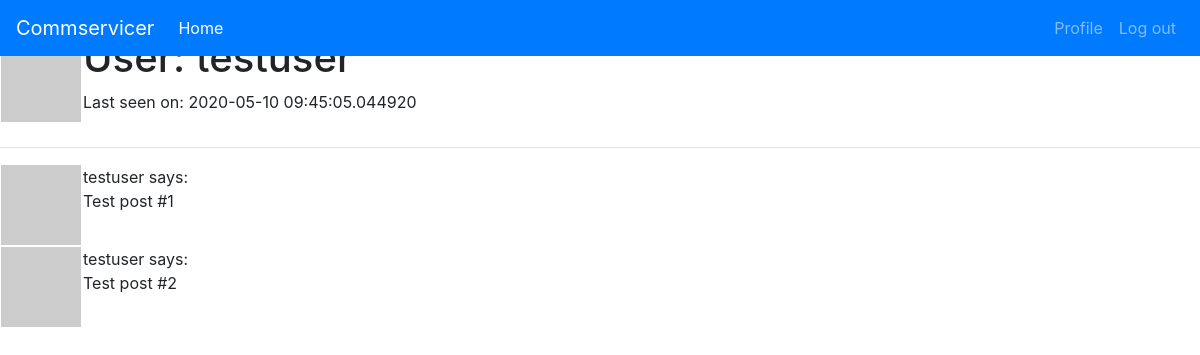
Screenshot of /user/testuser (signed in) with the database file from the repository.
### app/models.py (models this page shows, shortened)
class User(UserMixin, db.Model):
    id = db.Column(db.Integer,primary_key=True)
    username = db.Column(db.String(128),index=True,unique=True,nullable=False)
    email = db.Column(db.String(128), index=True, unique=True, nullable=False)
    password = db.Column(db.String(128),nullable=False)
    user_level = db.Column(db.Integer,nullable= False,default=3)
    posts = db.relationship('Post', backref='author', lazy='dynamic')
    about_me = db.Column(db.String(140))
    last_seen = db.Column(db.DateTime, default=datetime.utcnow)
    def avatar(self, size):
        digest = md5(self.email.lower().encode('utf-8')).hexdigest()
        return 'https://www.gravatar.com/avatar/{}?d=identicon&s={}'.format(
            digest, size)

### app/routes.py (the view)
@app.route('/user/<username>')
@login_required
def user(username):
    user = User.query.filter_by(username=username).first_or_404()
    posts = [
        {'author' : user , 'body': 'Test post #1'},
        {'author' : user,  'body': 'Test post #2'}
    ]
    return render_template('user.html',user=user, posts=posts)

### app/models.py (called while the page is built)
@login.user_loader
def load_user(id):
    return User.query.get(int(id))

### app/routes.py (called while the page is built)
@app.before_request
def before_request():
    if current_user.is_authenticated:
        current_user.last_seen = datetime.now()
        db.session.commit()

### app/templates/user.html (shortened to what this page needs)
{%  extends 'base.html' %}
{%  block content %}
    <table>
        <tr align="top">
            <td><img src="{{ user.avatar(128) }}"></td>
            <td>
                <h1>User: {{ user.username }}</h1>
                {% if user.last_seen %}<p>Last seen on: {{ user.last_seen }}</p>{% endif %}
            </td>
        </tr>
    </table>
    <hr>
    {%  for post in posts %}
        {% include '_post.html' %}
    {%  endfor %}
{% endblock %}

### app/templates/_post.html
<table>
        <tr valign="top">
            <td><img src="{{ post.author.avatar(36) }}"></td>
            <td>{{ post.author.username }} says:<br>{{ post.body }}</td>
        </tr>
    </table>

### rows the page displays
User: username "testuser", last_seen "2020-05-10 09:45:05.044920", author.username "testuser" "testuser"

### other values shown
{{ post.body }} "Test post #1" "Test post #2"
